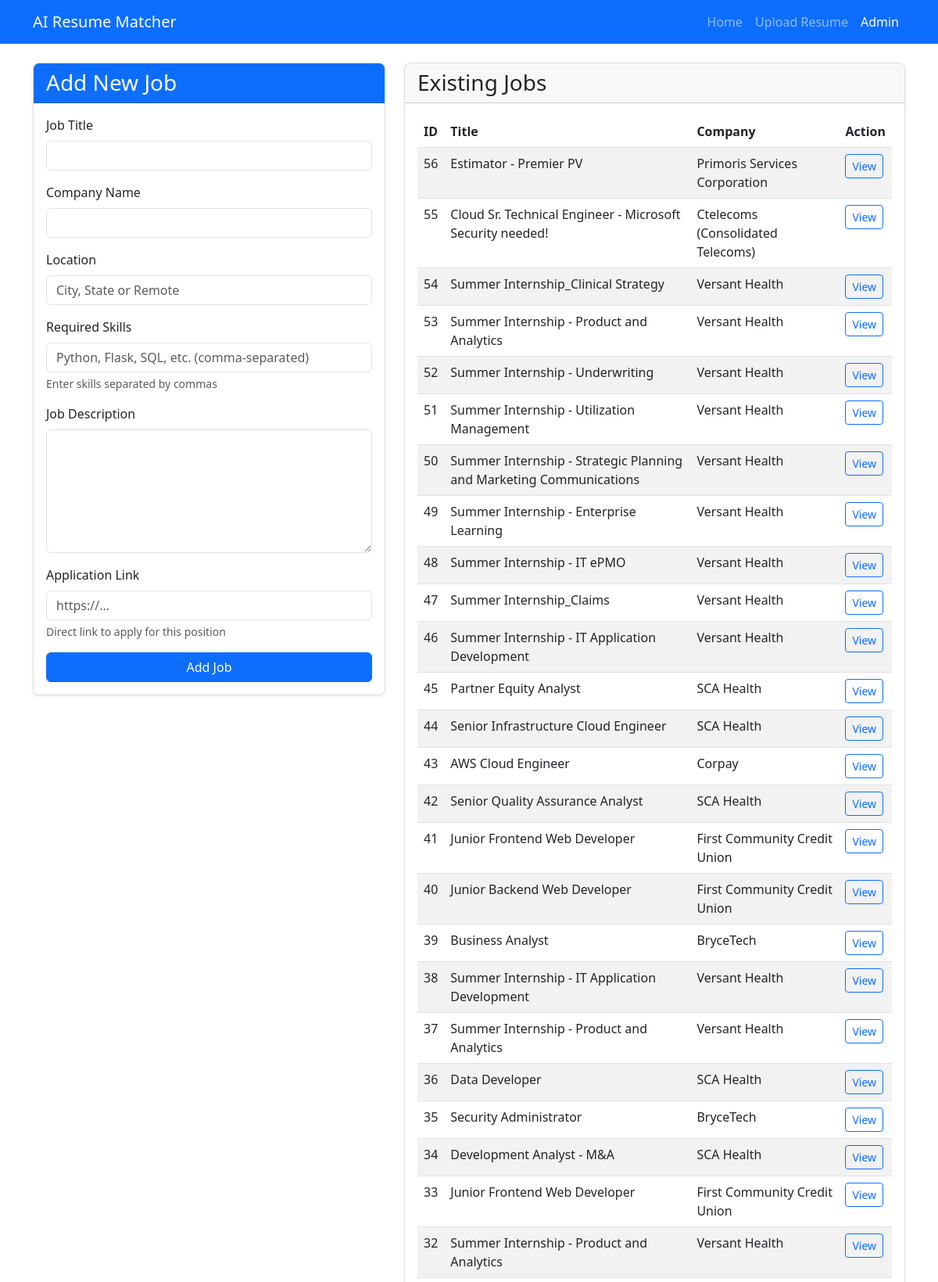
/admin/upload_jobs (upper part), run on the app's committed database.
### tables this page shows
CREATE TABLE jobs (
    id INTEGER PRIMARY KEY AUTOINCREMENT,
    title TEXT NOT NULL,
    company TEXT NOT NULL,
    description TEXT NOT NULL,
    location TEXT,
    skills_required TEXT,
    application_link TEXT UNIQUE NOT NULL,
    created TIMESTAMP NOT NULL DEFAULT CURRENT_TIMESTAMP,
    posted_date TEXT NOT NULL,
    source TEXT NOT NULL
);

### app/routes.py (the view, shortened to what this page needs)
@bp.route('/admin/upload_jobs', methods=('GET', 'POST'))
def upload_jobs():
    db = db_utils.get_db()
    jobs = db.execute('SELECT id, title, company FROM jobs ORDER BY id DESC').fetchall()
    return render_template('admin/upload_jobs.html', jobs=jobs)

### app/utils/db_utils.py (called while the page is built)
def get_db():
    if 'db' not in g:
        g.db = sqlite3.connect(
            current_app.config['DATABASE'],
            detect_types=sqlite3.PARSE_DECLTYPES
        )
        g.db.row_factory = sqlite3.Row
    return g.db

### app/templates/admin/upload_jobs.html (shortened to what this page needs)
{% extends 'base.html' %}
{% block content %}
<div class="row">
    <div class="col-lg-5">
        <div class="card mb-4">
            <div class="card-header bg-primary text-white">
                <h3 class="card-title mb-0">Add New Job</h3>
            </div>
            <div class="card-body">
                <form method="post">
                    <div class="mb-3">
                        <label for="title" class="form-label">Job Title</label>
                        <input type="text" class="form-control" id="title" name="title" required>
                    </div>
                    <div class="mb-3">
                        <label for="company" class="form-label">Company Name</label>
                        <input type="text" class="form-control" id="company" name="company" required>
                    </div>
                    <div class="mb-3">
                        <label for="location" class="form-label">Location</label>
                        <input type="text" class="form-control" id="location" name="location" placeholder="City, State or Remote">
                    </div>
                    <div class="mb-3">
                        <label for="skills_required" class="form-label">Required Skills</label>
                        <input type="text" class="form-control" id="skills_required" name="skills_required" placeholder="Python, Flask, SQL, etc. (comma-separated)">
                        <div class="form-text">Enter skills separated by commas</div>
                    </div>
                    <div class="mb-3">
                        <label for="description" class="form-label">Job Description</label>
                        <textarea class="form-control" id="description" name="description" rows="6" required></textarea>
                    </div>
                    <div class="mb-3">
                        <label for="application_link" class="form-label">Application Link</label>
                        <input type="url" class="form-control" id="application_link" name="application_link" placeholder="https://...">
                        <div class="form-text">Direct link to apply for this position</div>
                    </div>
                    <div class="d-grid">
                        <button type="submit" class="btn btn-primary">Add Job</button>
                    </div>
                </form>
            </div>
        </div>
    </div>
    <div class="col-lg-7">
        <div class="card">
            <div class="card-header">
                <h3 class="card-title mb-0">Existing Jobs</h3>
            </div>
            <div class="card-body">
                {% if jobs %}
                    <div class="table-responsive">
                        <table class="table table-striped table-hover">
                            <thead>
                                <tr>
                                    <th>ID</th>
                                    <th>Title</th>
                                    <th>Company</th>
                                    <th>Action</th>
                                </tr>
                            </thead>
                            <tbody>
                                {% for job in jobs %}
                                <tr>
                                    <td>{{ job.id }}</td>
                                    <td>{{ job.title }}</td>
                                    <td>{{ job.company }}</td>
                                    <td>
                                        <a href="{{ url_for('main.job_detail', job_id=job.id) }}" class="btn btn-sm btn-outline-primary">View</a>
                                    </td>
                                </tr>
                                {% endfor %}
                            </tbody>
                        </table>
                    </div>
                {% else %}
                    <div class="alert alert-info">No jobs have been added yet.</div>
                {% endif %}
            </div>
        </div>
    </div>
</div>
{% endblock %}

### app/templates/base.html (shortened to what this page needs)
<!DOCTYPE html>
<html lang="en">
<head>
    <link href="https://cdn.jsdelivr.net/npm/bootstrap@5.3.0-alpha1/dist/css/bootstrap.min.css" rel="stylesheet">
    <link rel="stylesheet" href="https://cdn.jsdelivr.net/npm/bootstrap-icons@1.7.2/font/bootstrap-icons.css">
    <link rel="stylesheet" href="{{ url_for('static', filename='css/styles.css') }}">
</head>
<body>
    <nav class="navbar navbar-expand-lg navbar-dark bg-primary mb-4">
        <div class="container">
            <a class="navbar-brand" href="{{ url_for('main.index') }}">
                AI Resume Matcher
            </a>
            <div class="collapse navbar-collapse" id="navbarNav">
                <ul class="navbar-nav ms-auto">
                    <li class="nav-item">
                        <a class="nav-link {% if request.path == url_for('main.index') %}active{% endif %}"
                           href="{{ url_for('main.index') }}">Home</a>
                    </li>
                    <li class="nav-item">
                        <a class="nav-link {% if request.path == url_for('main.upload_resume') %}active{% endif %}"
                           href="{{ url_for('main.upload_resume') }}">Upload Resume</a>
                    </li>
                    <li class="nav-item">
                        <a class="nav-link {% if request.path.startswith('/admin') %}active{% endif %}"
                           href="{{ url_for('main.upload_jobs') }}">Admin</a>
                    </li>
                </ul>
            </div>
        </div>
    </nav>
    <div class="container mb-5">
        {% block content %}{% endblock %}
    </div>
</body>
</html>

### app/static/css/styles.css (style rules this page uses)
body { min-height: 100vh; display: flex; flex-direction: column; }
.card { box-shadow: 0 0.125rem 0.25rem rgba(0, 0, 0, 0.075); border-radius: 0.5rem; border: 1px solid rgba(0, 0, 0, 0.125); }
.card-header:first-child { border-radius: calc(0.5rem - 1px) calc(0.5rem - 1px) 0 0; }

### data on the page
jobs: id "56", title "Estimator - Premier PV", company "Primoris Services Corporation"
jobs: id "55", title "Cloud Sr. Technical Engineer - Microsoft Security needed!", company "Ctelecoms (Consolidated Telecoms)"
jobs: id "54", title "Summer Internship_Clinical Strategy", company "Versant Health"
jobs: id "53", title "Summer Internship - Product and Analytics", company "Versant Health"
jobs: id "52", title "Summer Internship - Underwriting", company "Versant Health"
jobs: id "51", title "Summer Internship - Utilization Management", company "Versant Health"
jobs: id "50", title "Summer Internship - Strategic Planning and Marketing Communications", company "Versant Health"
jobs: id "49", title "Summer Internship - Enterprise Learning", company "Versant Health"
jobs: id "48", title "Summer Internship - IT ePMO", company "Versant Health"
jobs: id "47", title "Summer Internship_Claims", company "Versant Health"
jobs: id "46", title "Summer Internship - IT Application Development", company "Versant Health"
jobs: id "45", title "Partner Equity Analyst", company "SCA Health"
jobs: id "44", title "Senior Infrastructure Cloud Engineer", company "SCA Health"
jobs: id "43", title "AWS Cloud Engineer", company "Corpay"
jobs: id "42", title "Senior Quality Assurance Analyst", company "SCA Health"
jobs: id "41", title "Junior Frontend Web Developer", company "First Community Credit Union"
jobs: id "40", title "Junior Backend Web Developer", company "First Community Credit Union"
jobs: id "39", title "Business Analyst", company "BryceTech"
jobs: id "38", title "Summer Internship - IT Application Development", company "Versant Health"
jobs: id "37", title "Summer Internship - Product and Analytics", company "Versant Health"
jobs: id "36", title "Data Developer", company "SCA Health"
jobs: id "35", title "Security Administrator", company "BryceTech"
jobs: id "34", title "Development Analyst - M&A", company "SCA Health"
jobs: id "33", title "Junior Frontend Web Developer", company "First Community Credit Union"
jobs: id "32", title "Summer Internship - Product and Analytics", company "Versant Health"
